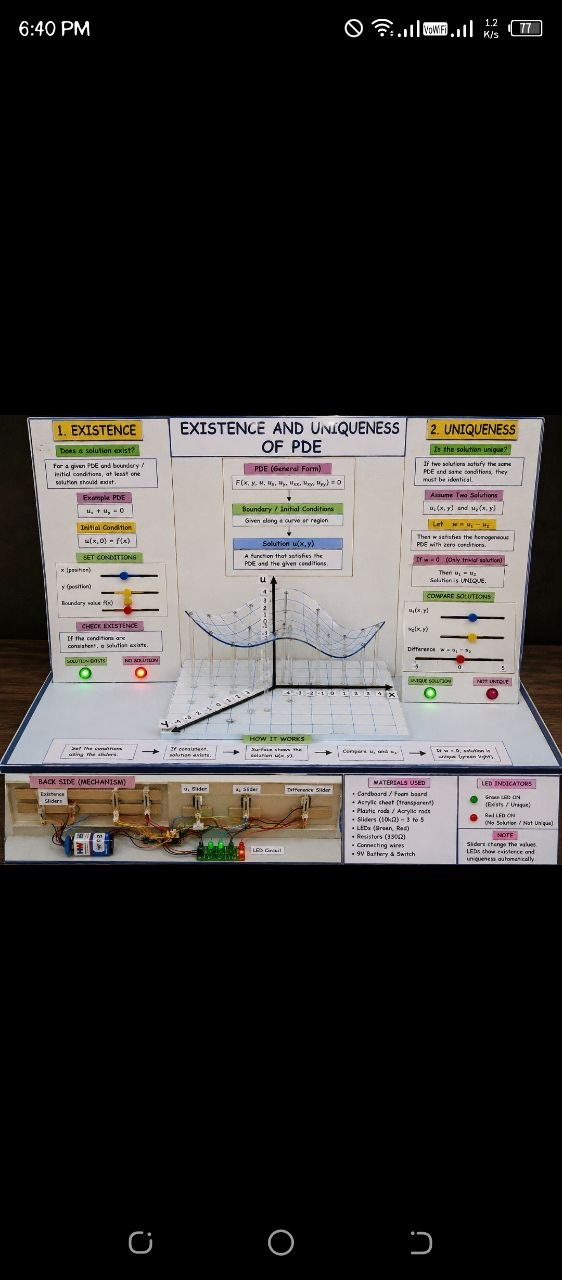
#> input picture ocr/media/originals/6097973792563991222.jpg, 562 x 1280 px
$ python -i scanner_cv.py   (imports and definitions only)
#> lines starting #> are read from the running program, lines starting #| are printed output that depends on the picture; after the words box and inside, x2 and y2 are one past the last pixel; in counts of white or black regions, pixels touching at a corner belong together
"""Step 1: OpenCV document scanner. Django ke bina bhi chalta hai."""
import cv2
import numpy as np


def order_points(pts):
    """4 points ko [top-left, top-right, bottom-right, bottom-left] order mein lagao."""
    rect = np.zeros((4, 2), dtype="float32")
    s = pts.sum(axis=1)
    rect[0] = pts[np.argmin(s)]   # top-left: smallest x+y
    rect[2] = pts[np.argmax(s)]   # bottom-right: largest x+y
    d = np.diff(pts, axis=1)
    rect[1] = pts[np.argmin(d)]   # top-right: smallest y-x
    rect[3] = pts[np.argmax(d)]   # bottom-left: largest y-x
    return rect


def four_point_transform(image, pts):
    """Perspective correction: tilted document ko seedha rectangle bana do."""
    rect = order_points(pts)
    tl, tr, br, bl = rect
    width = int(max(np.linalg.norm(br - bl), np.linalg.norm(tr - tl)))
    height = int(max(np.linalg.norm(tr - br), np.linalg.norm(tl - bl)))
    dst = np.array(
        [[0, 0], [width - 1, 0], [width - 1, height - 1], [0, height - 1]],
        dtype="float32",
    )
    matrix = cv2.getPerspectiveTransform(rect, dst)
    return cv2.warpPerspective(image, matrix, (width, height))


def find_document_contour(image):
    """Image mein sabse bada 4-corner contour dhoondo. Na mile toh None."""
    ratio = image.shape[0] / 500.0
    small = cv2.resize(image, (int(image.shape[1] / ratio), 500))
    gray = cv2.cvtColor(small, cv2.COLOR_BGR2GRAY)
    gray = cv2.GaussianBlur(gray, (5, 5), 0)
    edges = cv2.Canny(gray, 50, 150)
    edges = cv2.dilate(edges, np.ones((3, 3), np.uint8), iterations=1)

    contours, _ = cv2.findContours(edges, cv2.RETR_LIST, cv2.CHAIN_APPROX_SIMPLE)
    contours = sorted(contours, key=cv2.contourArea, reverse=True)[:5]
    min_area = 0.2 * small.shape[0] * small.shape[1]

    for c in contours:
        peri = cv2.arcLength(c, True)
        approx = cv2.approxPolyDP(c, 0.02 * peri, True)
        if len(approx) == 4 and cv2.contourArea(approx) > min_area:
            return approx.reshape(4, 2).astype("float32") * ratio
    return None


def enhance(image, mode="bw"):
    """mode: bw (photocopy look) | gray (CLAHE) | color (as is)."""
    if mode == "color":
        return image
    gray = cv2.cvtColor(image, cv2.COLOR_BGR2GRAY)
    if mode == "gray":
        clahe = cv2.createCLAHE(clipLimit=2.0, tileGridSize=(8, 8))
        return clahe.apply(gray)
    return cv2.adaptiveThreshold(
        gray, 255, cv2.ADAPTIVE_THRESH_GAUSSIAN_C, cv2.THRESH_BINARY, 31, 15
    )


def scan_document(image, mode="bw", corners=None):
    """Returns (scanned_image, corners_detected).
    corners: optional manual 4 points (future: user drag karke de)."""
    pts = corners if corners is not None else find_document_contour(image)
    detected = pts is not None
    warped = four_point_transform(image, pts) if detected else image
    return enhance(warped, mode), detected

>>> import cv2
>>> picture = cv2.imread('../media/originals/6097973792563991222.jpg')
#> picture is the input picture: shape (1280, 562, 3); mean B, G, R 51.2, 52.6, 54.9
>>> result = scan_document(picture)
#> in find_document_contour, `small = cv2.resize(image, (int(image.shape[1] / ratio), 500))`:
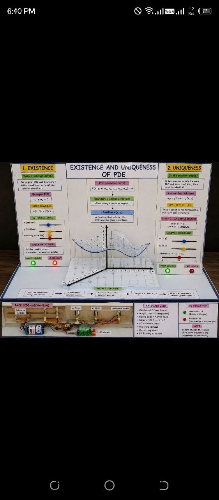
#> small: shape (500, 219, 3); mean B, G, R 51.1, 52.5, 54.8
#> in find_document_contour, `gray = cv2.GaussianBlur(gray, (5, 5), 0)`:
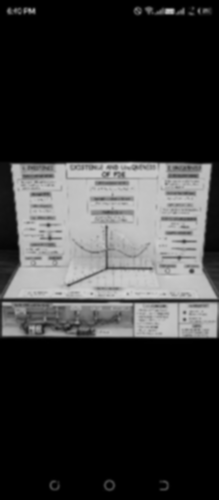
#> gray: shape (500, 219); min 0, max 212, mean 53
#> in find_document_contour, `edges = cv2.Canny(gray, 50, 150)`:
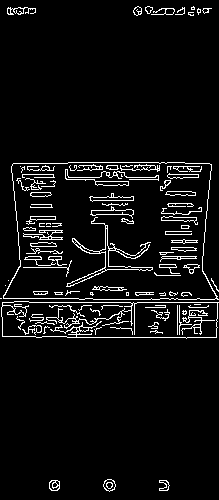
#> edges: shape (500, 219); 5.9% white in thin lines or dots
#> in find_document_contour, `edges = cv2.dilate(edges, np.ones((3, 3), np.uint8), iterations=1)`:
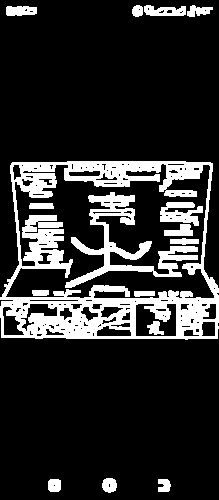
#> edges: shape (500, 219); 17.4% white; 16 white regions
#> in find_document_contour, `contours, _ = cv2.findContours(edges, cv2.RETR_LIST, cv2.CHAIN_APPROX_..`: contours = 150 contours, 100 with area under 20; largest, box (x1, y1, x2, y2) and area: (0, 161, 219, 340) 35287, (5, 163, 215, 299) 19736, (65, 192, 198, 288) 2570, (135, 303, 177, 337) 1090, (160, 202, 203, 226) 540
#> in find_document_contour, `contours = sorted(contours, key=cv2.contourArea, reverse=True)[:5]`: contours = 5 contours; box (x1, y1, x2, y2) and area: (0, 161, 219, 340) 35287, (5, 163, 215, 299) 19736, (65, 192, 198, 288) 2570, (135, 303, 177, 337) 1090, (160, 202, 203, 226) 540
#> the loop in find_document_contour, `for c in contours:` made 1 pass
#> (peri, approx) on pass 1: (835, [[11, 163], [1, 337], [217, 338], [212, 163]])
#> in scan_document, `pts = corners if corners is not None else find_document_contour(image)`: pts = [[28.16, 417.3], [2.56, 862.7], [555.5, 865.3], [542.7, 417.3]]
#> in scan_document, `detected = pts is not None`: detected = True
#> in order_points, `s = pts.sum(axis=1)`: s = [445.4, 865.3, 1420.8, 960]
#> in order_points, `d = np.diff(pts, axis=1)`: d = [389.1, 860.2, 309.8, -125.4]
#> in four_point_transform, `rect = order_points(pts)`: rect = [[28.16, 417.3], [542.7, 417.3], [555.5, 865.3], [2.56, 862.7]]
#> in four_point_transform, `tl, tr, br, bl = rect`: tl = [28.16, 417.3]; tr = [542.7, 417.3]; br = [555.5, 865.3]; bl = [2.56, 862.7]
#> in four_point_transform, `width = int(max(np.linalg.norm(br - bl), np.linalg.norm(tr - tl)))`: width = 552
#> in four_point_transform, `height = int(max(np.linalg.norm(tr - br), np.linalg.norm(tl - bl)))`: height = 448
#> in four_point_transform, `dst = np.array( [[0, 0], [width - 1, 0], [width - 1, height - 1], [0, ..`: dst = [[0, 0], [551, 0], [551, 447], [0, 447]]
#> in four_point_transform, `matrix = cv2.getPerspectiveTransform(rect, dst)`: matrix = [[1.16, 0.0665, -60.38], [3.84e-16, 1.16, -484], [1.12e-05, 0.000181, 1]]
#> in four_point_transform, `return cv2.warpPerspective(image, matrix, (width, height))`:
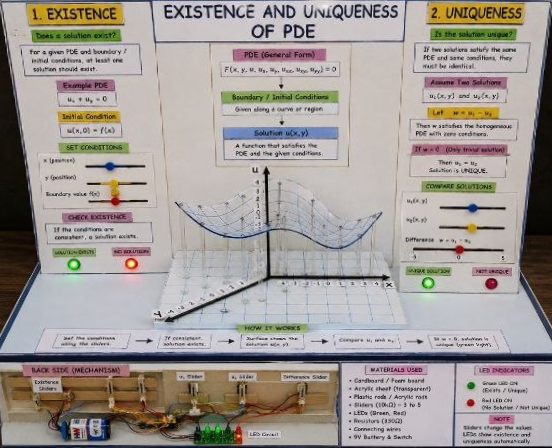
#> returned value: shape (448, 552, 3); mean of channels 0, 1, 2 151, 155.1, 161.7; drawn as B, G, R
#> in enhance, `gray = cv2.cvtColor(image, cv2.COLOR_BGR2GRAY)`:
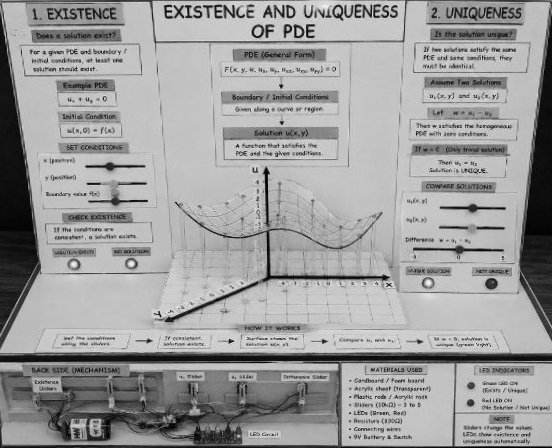
#> gray: shape (448, 552); min 0, max 242, mean 156.6
#> in enhance, `return cv2.adaptiveThreshold( gray, 255, cv2.ADAPTIVE_THRESH_GAUSSIAN_..`:
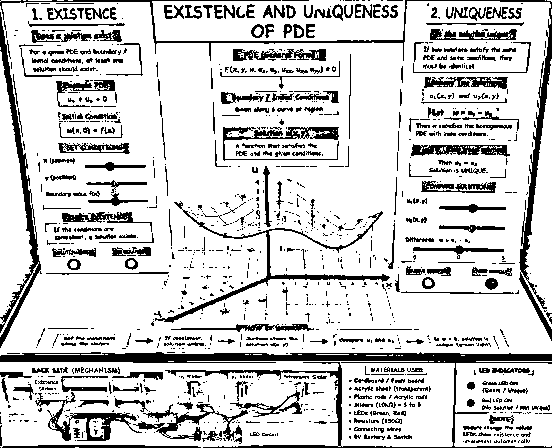
#> returned value: shape (448, 552); 81.5% white; 1203 black regions (872 under 20 px), largest, box (x1, y1, x2, y2) and area: (0, 352, 552, 448) 6409, (0, 0, 552, 341) 3406, (0, 12, 42, 348) 2189

$ run again, on ocr/media/originals/6149814159495861206.jpg
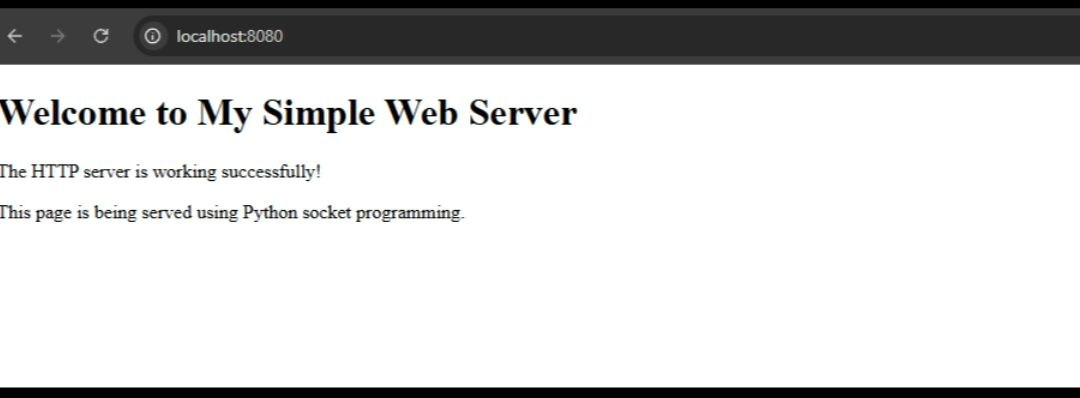
#> input picture ocr/media/originals/6149814159495861206.jpg, 1080 x 398 px
#> picture is the input picture: shape (398, 1080, 3); mean B, G, R 209.2, 209.3, 209.2
#> in find_document_contour, `edges = cv2.dilate(edges, np.ones((3, 3), np.uint8), iterations=1)`:
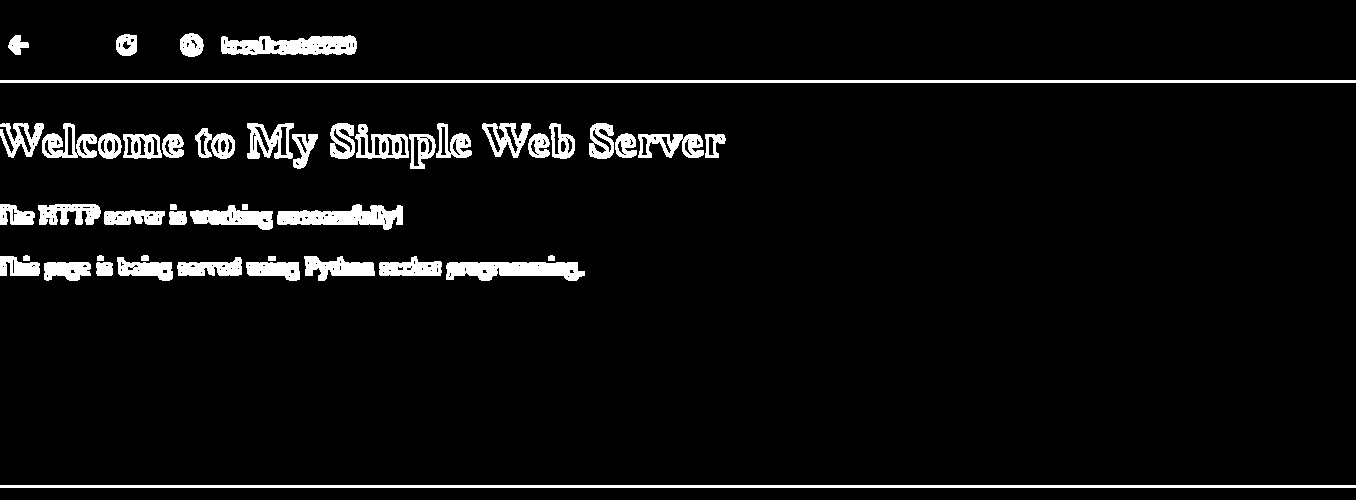
#> edges: shape (500, 1356); 5.4% white; 47 white regions
#> in find_document_contour, `contours, _ = cv2.findContours(edges, cv2.RETR_LIST, cv2.CHAIN_APPROX_..`: contours = 294 contours, 193 with area under 20; largest, box (x1, y1, x2, y2) and area: (0, 485, 1356, 488) 2710, (0, 80, 1356, 83) 2710, (221, 35, 357, 55) 2028, (446, 262, 585, 281) 1832, (277, 204, 403, 230) 1784
#> in find_document_contour, `contours = sorted(contours, key=cv2.contourArea, reverse=True)[:5]`: contours = 5 contours; box (x1, y1, x2, y2) and area: (0, 485, 1356, 488) 2710, (0, 80, 1356, 83) 2710, (221, 35, 357, 55) 2028, (446, 262, 585, 281) 1832, (277, 204, 403, 230) 1784
#> the loop in find_document_contour, `for c in contours:` made 5 passes
#> (c, peri, approx) on passes 1 to 2: ([[0, 485], [0, 487], [1355, 487], [1355, 485]], 2714, [[0, 485], [1355, 487]]), ([[0, 80], [0, 82], [1355, 82], [1355, 80]], 2714, [[0, 80], [1355, 82]])
#> detected = False
#> in enhance, `return cv2.adaptiveThreshold( gray, 255, cv2.ADAPTIVE_THRESH_GAUSSIAN_..`:
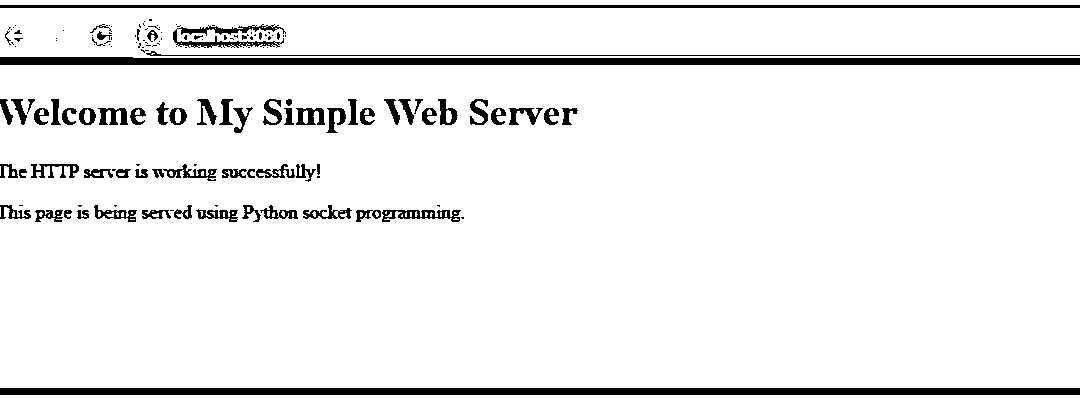
#> returned value: shape (398, 1080); 92.8% white; 147 black regions (77 under 20 px), largest, box (x1, y1, x2, y2) and area: (0, 57, 1080, 65) 7693, (0, 388, 1080, 395) 7560, (0, 5, 1080, 8) 3240
